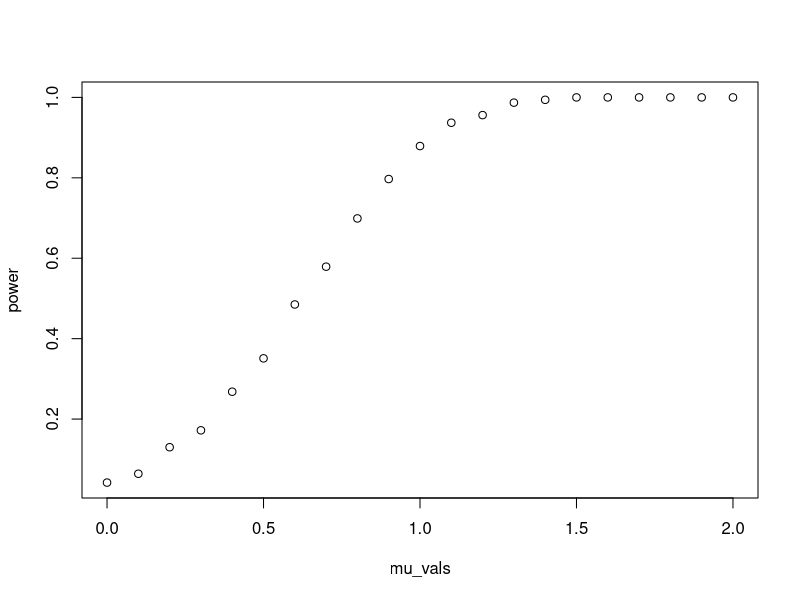
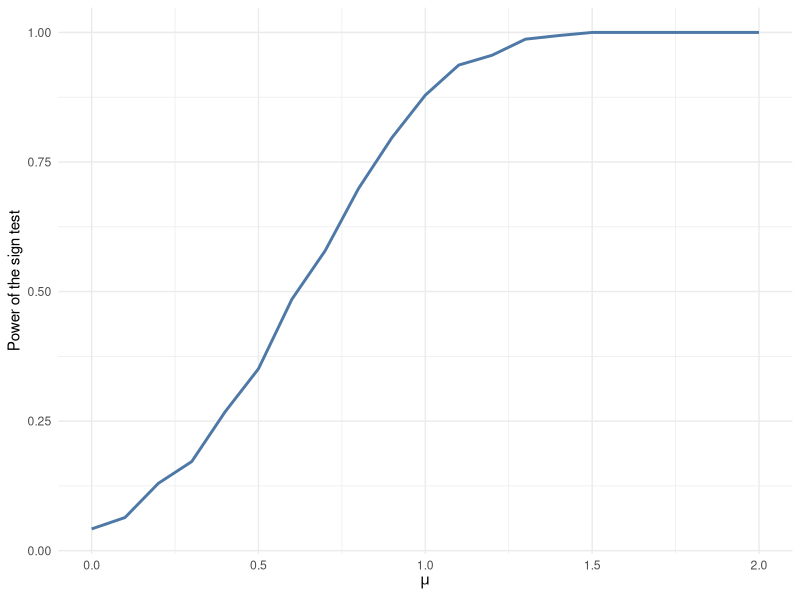

Here is the R script that generated these plots, in order:
# f <- function(x, mu, c){
#   exp(-exp(-(x - mu - c)))
# }

f_inv <- function(u, mu, c){
  mu + c - log(-log(u))
}

n <- 13
mu <- 0
c <- log(log(2))

generate_gumbel <- function(mu, n, c){
  U <- runif(n)
  X <- f_inv(U, mu, c)
  return(X)
}


sign_test <- function(X, alpha){
  positives <- sum(X > 0)
  test <- binom.test(positives, length(X), p = 0.5, alternative = "greater")
  return(test$p.value < alpha) # rejection 
}

nreps <- 1000
alpha <- 0.05
mu_vals <- seq(from = 0, to = 2, by = 0.1)
power <- numeric(length(mu_vals))

for(mu in 1:length(mu_vals)){
  count <- 0
  for(i in 1:nreps){
    X <- generate_gumbel(mu_vals[mu], n, c)
    test <- sign_test(X, alpha)
    count <- count + test
  }
  power[mu] <- count/nreps
}

plot(mu_vals, power)
plot_data <- data.frame(mu = mu_vals, power = power)
library(ggplot2)
ggplot(plot_data, aes(x = mu, y = power)) + 
  geom_line(col = "#4E79A7", linewidth = 1) + 
  theme_minimal() + 
  labs(x = expression(mu), y = "Power of the sign test")


# power <- sapply(mu_vals, function(mu) {
#   rejections <- replicate(nreps, {
#     X <- generate_gumbel(mu, n, c)
#     sign_test(X, alpha)
#   })
#   mean(rejections)  # Proportion of rejections = Power
# })

for (j in seq_along(mu_vals)) {
  results <- replicate(nreps, {
    X <- generate_gumbel(mu_vals[j], n, c)
    sign_test(X, alpha)
  })
  power[j] <- mean(results)
}


# library(ordinal)
# X <- qgumbel(U, location = 1, scale = mu + c)
# plot(X, type = "l")
